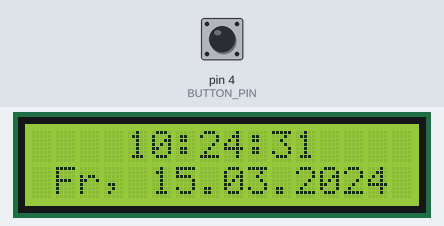
Bench run of a sketch on a simulated Arduino Uno, built with avr-gcc and run on an emulated ATmega328P. Parts: 16×2 character LCD. The test bench sets the inputs (shaded band); at power-on: pin 4 (BUTTON_PIN) HIGH. The local clock reads 2024-03-15 10:24:30 at power-on unless the sketch sets it; what the sketch prints to the serial monitor is not drawn.

Above: at 1.3 s.
1.4 s: pin 4 (BUTTON_PIN) pulled LOW for 0.15 s
At 2.8 s:
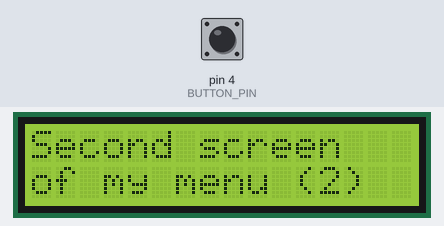
3.1 s: pin 4 (BUTTON_PIN) pulled LOW for 1 s
At 5.4 s:
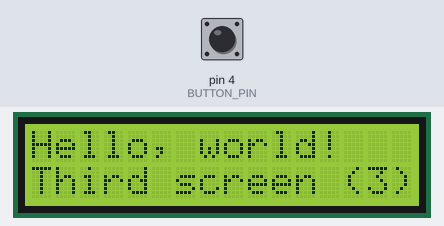
5.7 s: pin 4 (BUTTON_PIN) pulled LOW for 0.15 s
At 7.1 s:
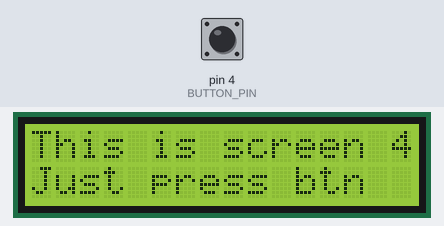
7.4 s: pin 4 (BUTTON_PIN) pulled LOW for 3.2 s
At 11.7 s:
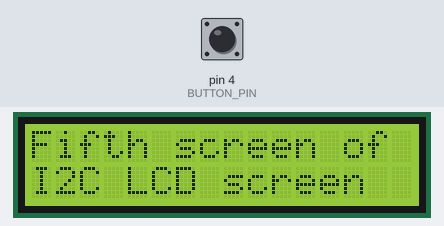
12.2 s: pin 4 (BUTTON_PIN) pulled LOW for 0.15 s
At 13.4 s:
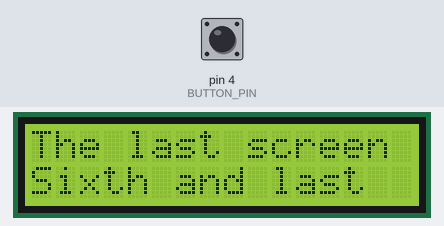
Timing chart, 0 to 14.9 s (numbered marks = the images above; inputs shaded):
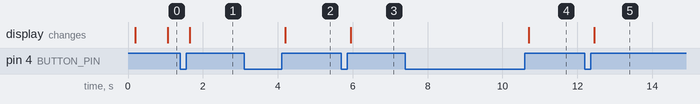

Measured:
- after the input at 1.4 s, the display: changes after 0.25 s (image 1)
- after the input at 3.1 s, the display: changes after 1.1 s (image 2)
- after the input at 5.7 s, the display: changes after 0.25 s (image 3)
- after the input at 7.4 s, the display: changes after 3.3 s (image 4)
- after the input at 12.2 s, the display: changes after 0.25 s (image 5)

The sketch:

RTC-with-LCD-and-Button-State-Machine.ino
```cpp
    /*
     * Eine Realtimeclock ist über ThreeWire angeschlossen
     * Ein Button ist über einen Pin und GND angeschlossen und Bounce2 entprellt.
     * Jeder Buttonklick ruft einen Wechsel zu einem neuen Zustand hervor.
     * Jeder Zustand hat eine eigene Methode.
     * Ein LCD wird über I2C angeschlossen und zeigt im ersten Zustand die Uhrzeit an.
     * Zu jedem Zustand kann das LCD Informationen anzeigen.
     */


// Die Bibliotheken
#include <Wire.h>
#include <LiquidCrystal_I2C.h>  // Include LiquidCrystal_I2C library
#include <Bounce2.h>  // Include Bounce2 library
#include <ThreeWire.h>  // Include Rtc_by_Makuna library
#include <RtcDS1302.h>

// Die Konstanten
const int LCD_ADDRESS = 0x27;
const int LCD_COLUMNS = 16;
const int LCD_ROWS = 2;
const int BUTTON_PIN = 4;
const int DEBOUNCE_INTERVAL = 10; // in Millisekunden

// Die Softwareobjekte
LiquidCrystal_I2C lcd(LCD_ADDRESS, LCD_COLUMNS, LCD_ROWS);  // set the LCD address to 0x27 for a 16 chars and 2 line display
Bounce debouncer = Bounce(); // Create a Bounce object
ThreeWire myWire(8,7,6); // DAT (I/O), CLK (SCLK), RST (CE) (RTC)
RtcDS1302<ThreeWire> rtc(myWire);
RtcDateTime now;

// Die Namen der möglichen Zustände
enum MachineState {
  MACHINE_FIRST,
  MACHINE_SECOND,
  MACHINE_THIRD,
  MACHINE_FOURTH,
  MACHINE_FIFTH,
  MACHINE_SIXTH,
  MACHINE_COUNT  // Anzahl der Zustände
};

//Der aktuelle Zustand
MachineState machineState = MACHINE_FIRST;

// Deklaration der Funktionen
void workStateFirst();
void workStateSecond();
void workStateThird();
void workStateFourth();
void workStateFifth();
void workStateSixth();
void workStates();
void lcdPrint(const char* line1, const char* line2);
void printLCDdateTime(const RtcDateTime& dt);

// Typdefinition des Pointers auf die Liste der Zustandsfunktionen
typedef void (*StateFunction)();

// Zwei Array, mit denen der Zustandsname und die Zustandsfunktion verknüpft werden
MachineState states[] = {MACHINE_FIRST, MACHINE_SECOND, MACHINE_THIRD, MACHINE_FOURTH, MACHINE_FIFTH, MACHINE_SIXTH};
StateFunction stateFunctions[] = {workStateFirst, workStateSecond, workStateThird, workStateFourth, workStateFifth, workStateSixth};

void setup() {

  // LCD starten
  lcd.init();
  lcd.backlight();

  // Button starten
  debouncer.attach(BUTTON_PIN, INPUT_PULLUP); // Set button pin as input with internal pull-up resistor
  debouncer.interval(DEBOUNCE_INTERVAL); // Debounce interval in milliseconds

  // Serielle Schnittstelle starten
  Serial.begin(9600);

  // RealTimeClock starten
  rtc.Begin();
  RtcDateTime compiled = RtcDateTime(__DATE__, __TIME__);
  Serial.println("START SETUP. Compilation time: ");
  SerialprintlnDateTime(compiled);

  // RealTimeClock testen
  if (!rtc.IsDateTimeValid()) {
      Serial.println("RTC lost confidence in the DateTime!");
      rtc.SetDateTime(compiled);
  }
  if (rtc.GetIsWriteProtected()){
      Serial.println("RTC was write protected, enabling writing now");
      rtc.SetIsWriteProtected(false);
  }
  if (!rtc.GetIsRunning()){
      Serial.println("RTC was not actively running, starting now");
      rtc.SetIsRunning(true);
  }

  // RealTimeClock auf richtige Uhrzeit stellen
  now = rtc.GetDateTime();
  if (now < compiled) {
      Serial.println("RTC is older than compile time!  (Updating DateTime)");
      rtc.SetDateTime(compiled);
  }
  else if (now > compiled) {
      Serial.println("RTC is newer than compile time. (this is expected)");
  }
  else if (now == compiled) {
      Serial.println("RTC is the same as compile time! (not expected but all is fine)");
  }
  Serial.println("Startup finished. Now: ");
  SerialprintlnDateTime(now);
}


void loop() {

  // Buttonstatus updaten
  debouncer.update(); // Update the debounce state

  // aktuelle Uhrzeit holen
  now = rtc.GetDateTime();

  // Uhrzeit testen
  if (!now.IsValid()) {
      Serial.println("RTC lost confidence in the DateTime!");
      rtc.Begin(); // Versuche, die RTC neu zu starten, falls die Zeit ungültig ist
  }

  // auf Buttonklick reagieren
  if (debouncer.rose()) { // If button state changes from LOW to HIGH
    machineState = static_cast<MachineState>((machineState + 1) % MACHINE_COUNT); // Switch to next State
    lcd.clear();
  }

  // Bearbeitung gemäß Buttonklick fortsetzen
  stateFunctions[machineState]();

  // ganz kurz warten zum Strom sparen
  delay(10);
}


void workStateFirst() {
  printLCDdateTime(now);
  //delay(50);
}

void workStateSecond() {
  lcdPrint("Second screen   ", "of my menu (2)  ");
  //delay(1000);
}

void workStateThird() {
  lcdPrint("Hello, world!   ", "Third screen (3)");
  //delay(1000);
}

void workStateFourth() {
  lcdPrint("This is screen 4", "Just press btn  ");
  //delay(1000);
}

void workStateFifth() {
  lcdPrint("Fifth screen of ", "I2C LCD screen  ");
  //delay(1000);
}

void workStateSixth() {
  lcdPrint("The last screen ", "Sixth and last  ");
  //delay(1000);
}

// Zwei Zeilen auf LCD ausgeben
void lcdPrint( const char* line1, const char* line2) {
  lcd.setCursor(0, 0);
  lcd.print(line1);
  lcd.setCursor(0, 1);
  lcd.print(line2);
}

// Uhrzeit und Datum auf LCD
void printLCDdateTime(const RtcDateTime& dt){
    char line1[LCD_COLUMNS];
    char line2[LCD_COLUMNS];
    char dayW[7][3] = {"So", "Mo", "Di", "Mi", "Do", "Fr", "Sa"};
    int d = dt.DayOfWeek();
    snprintf_P(line1, LCD_COLUMNS, PSTR("    %02u:%02u:%02u"), dt.Hour(), dt.Minute(), dt.Second());
    snprintf_P(line2, LCD_COLUMNS, PSTR(" %s, %02u.%02u.%04u"), dayW[d] , dt.Day(), dt.Month(), dt.Year());
    lcd.setCursor(0, 0);
    lcd.print((String)line1);
    lcd.setCursor(0, 1);
    lcd.print((String)line2);
}

// Präcompiler Hilfsfunktion
#define countof(a) (sizeof(a) / sizeof(a[0]))

// Uhrzeit und Datum auf seriellem Monitor
void SerialprintlnDateTime(const RtcDateTime& dt){
    char datestring[25];
    char daysOfTheWeek[7][4] = {"So","Mo", "Di", "Mi", "Do", "Fr", "Sa"};
    snprintf_P(datestring,
        countof(datestring),
        PSTR("%3s, %02u.%02u.%04u %02u:%02u:%02u"),
        daysOfTheWeek[dt.DayOfWeek()],
        dt.Day(),
        dt.Month(),
        dt.Year(),
        dt.Hour(),
        dt.Minute(),
        dt.Second() );
    Serial.println(datestring);
}
```
